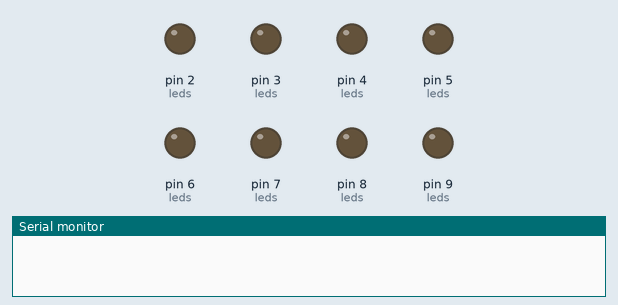
The sketch below on a simulated Arduino Uno, built with avr-gcc and run on an emulated ATmega328P. Shown: output pins drawn as LEDs (lit = HIGH), the last lines printed to the serial monitor.

Above: at 0.1 s.
At 4.1 s:
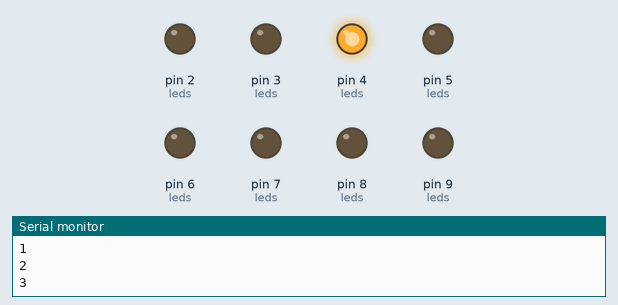
At 9.1 s:
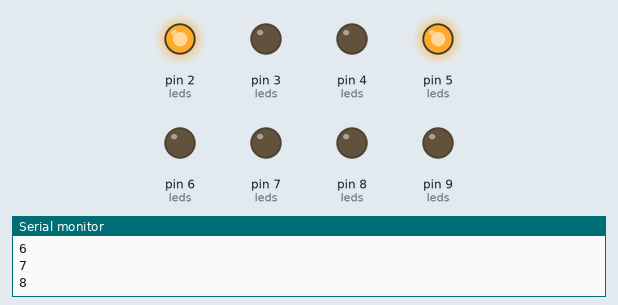
At 19.1 s:
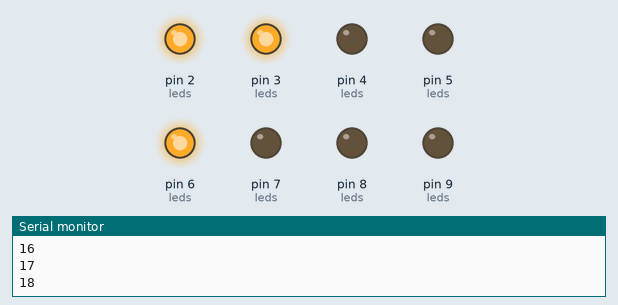
At 29.1 s:
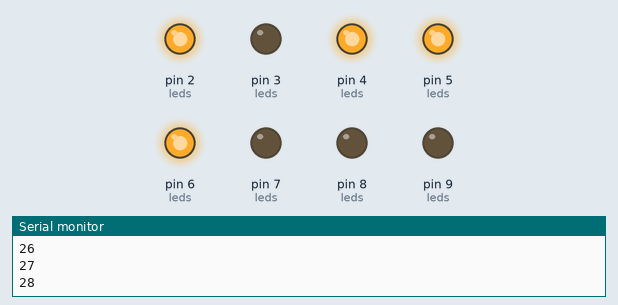
At 39.1 s:
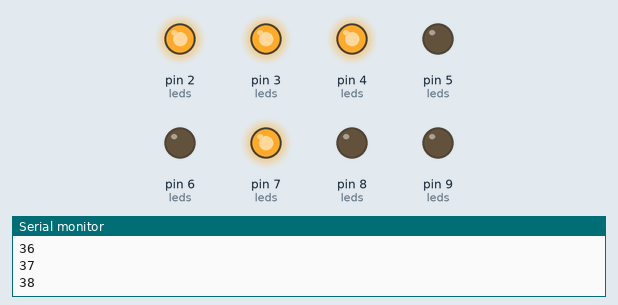
Timing chart, 0 to 40.0 s (numbered marks = the images above):
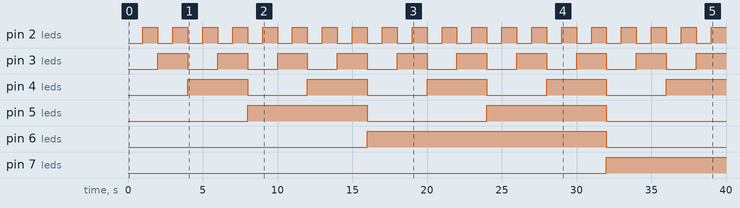

Measured:
- by itself, pin 2 (leds): alternates HIGH for 1.0 s and LOW for 1.0 s
- by itself, pin 3 (leds): alternates HIGH for 2.0 s and LOW for 2.0 s
- by itself, pin 4 (leds): alternates HIGH for 4.0 s and LOW for 4.0 s
- by itself, pin 5 (leds): alternates HIGH for 8.0 s and LOW for 8.0 s
- by itself, pin 6 (leds): LOW → HIGH at 16.0 s, → LOW 16.0 s later
- by itself, pin 7 (leds): LOW → HIGH at 32.0 s

The sketch:

LED2BIN.ino
```cpp
/*
   2017-04-18
   프로젝트 : LED 2 BIN
     LED 8개를 이용해서 2진수를 나타낸다.


*/

#define LED_0 2
#define LED_1 3
#define LED_2 4
#define LED_3 5
#define LED_4 6
#define LED_5 7
#define LED_6 8
#define LED_7 9

int leds[] = { LED_0, LED_1, LED_2, LED_3, LED_4, LED_5, LED_6, LED_7, } ;

void setup() {
  for ( int i = LED_0 ; i <= LED_7 ; i++ ) {
    pinMode(i, OUTPUT);
  }
  Serial.begin(9600);

}

int count = 0 ;
void loop() {

  for (int i = 0 ; i < 8 ; i++) {
    int bit = bitRead(count, i) ;
    digitalWrite(leds[i], bit);

  }
  delay(1000);

  Serial.println(count++);


}
```
